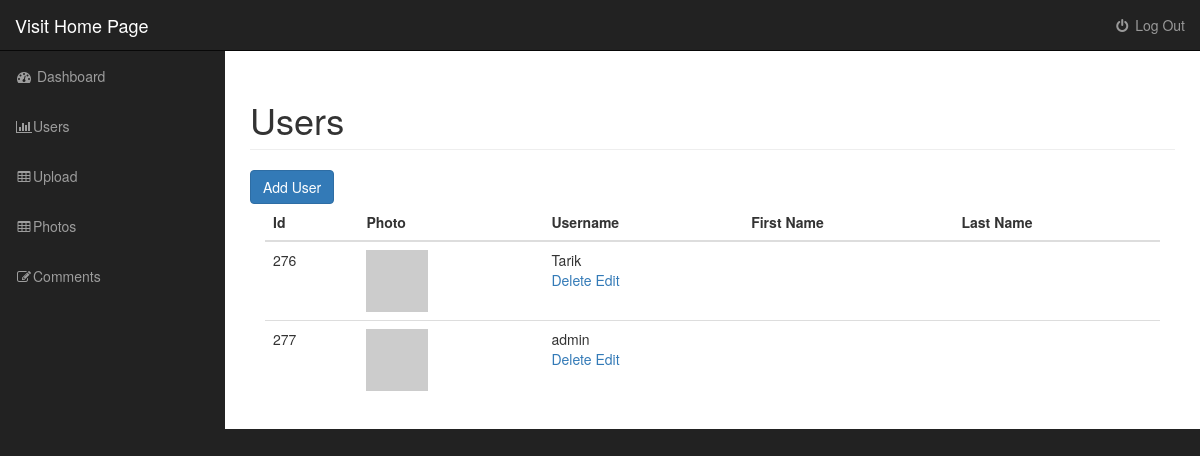
Screenshot of /admin/users with the database file from the repository.
### tables this page shows
CREATE TABLE `users` (
  `id` int(11) NOT NULL,
  `userid` bigint(11) NOT NULL,
  `username` varchar(255) NOT NULL,
  `password` varchar(255) NOT NULL,
  `first_name` varchar(255) NOT NULL,
  `last_name` varchar(255) NOT NULL,
  `user_image` varchar(255) NOT NULL,
  `date` datetime NOT NULL DEFAULT current_timestamp(),
  `rank` varchar(20) NOT NULL
);

### admin/includes/database.php (called while the page is built, shortened)
<?php
class Database {
	public $connection;
	public function open_db_connection(){
			$this->connection = mysqli_connect(DB_HOST,DB_USER,DB_PASS,DB_NAME);
			if (!$this->connection) {
			  die("Connection to database failed" . mysqli_errno($this->connection));
			}else{
			  mysqli_query($this->connection, "SET GLOBAL sql_mode = ''");
			}
		}
	public function query($sql) {
	$result = $this->connection->query($sql);
	return $result;
	}
}
$database = new Database();
 ?>

### admin/includes/db_object.php (called while the page is built, shortened)
<?php
class Db_object {
	public static function find_all() {
		return static::find_by_query("SELECT * FROM " . static::$db_table . " ");
		}
	public static function find_by_query($sql) {
		global $database;
		$result_set = $database->query($sql);
		$the_object_array = array();
		while($row = mysqli_fetch_array($result_set)) {
		$the_object_array[] = static::instantation($row);
		}
		return $the_object_array;
		}
	public static function instantation($the_record){
		$the_object = new $calling_class;
		foreach ($the_record as $the_attribute => $value) {
		if($the_object->has_the_attribute($the_attribute)) {
			$the_object->$the_attribute = $value;
			}
		}
	    return $the_object;
	}
	private function has_the_attribute($the_attribute) {
		return property_exists($this, $the_attribute);
	}
}

### admin/includes/user.php (called while the page is built, shortened)
<?php
class User extends Db_object {
	public $user_image;
	public $upload_directory = "images";
	public $image_placeholder = "http://placehold.it/400x400&text=image";
	public function image_path_and_placeholder() {
		return empty($this->user_image) ? $this->image_placeholder : $this->upload_directory.DS.$this->user_image;
	}
}
 ?>

### admin/users.php (the view, shortened to what this page needs)
<?php include("includes/header.php"); ?>
<?php
$users = User::find_all();
 ?>
        <nav class="navbar navbar-inverse navbar-fixed-top" role="navigation">
        <?php include("includes/top_nav.php") ?>
        <?php include("includes/side_nav.php"); ?>
        </nav>
        <div id="page-wrapper">
            <div class="container-fluid">
                <div class="row">
                    <div class="col-lg-12">
                        <h1 class="page-header">
                            Users
                        </h1>
                        <a href="add_user.php" class="btn btn-primary">Add User</a>
                        <div class="col-md-12">
                            <table class="table table-hover">
                                <thead>
                                    <tr>
                                        <th>Id</th>
                                        <th>Photo</th>
                                        <th>Username</th>
                                        <th>First Name</th>
                                        <th>Last Name </th>
                                    </tr>
                                </thead>
                                <tbody>
                                <?php foreach($users as $user): ?>
                                    <tr>
                                    	<td><?php echo $user->id; ?> </td>
                                        <td><img class="admin-user-thumbnail user_image" src="<?php echo $user->image_path_and_placeholder(); ?>" alt=""></td>
                                        <td><?php echo $user->username; ?>
                                        	  <div class="action_links">
                                                <a href="delete_user.php?id=<?php echo $user->id; ?>">Delete</a>
                                                <a href="edit_user.php?id=<?php echo $user->id; ?>">Edit</a>
                                            </div>
                                        </td>
                                        <td><?php echo $user->first_name; ?></td>
                                       <td><?php echo $user->last_name; ?></td>
                                    </tr>
                                <?php endforeach; ?>
                                </tbody>
                            </table>
                        </div>
                    </div>
                </div>
            </div>
        </div>
  <?php include("includes/footer.php"); ?>

### admin/css/sb-admin.css (style rules this page uses)
body { margin-top: 100px; background-color: #222; }
@media (min-width:768px) { body { margin-top: 50px; } }
#page-wrapper { width: 100%; padding: 0; background-color: #fff; }
@media (min-width:768px) { #page-wrapper { padding: 10px; } }

### admin/css/styles.css (style rules this page uses)
.user_image { width: 62px; height: 62px; }

### rows the page displays
users: id "276", username "Tarik"
users: id "277", username "admin"
